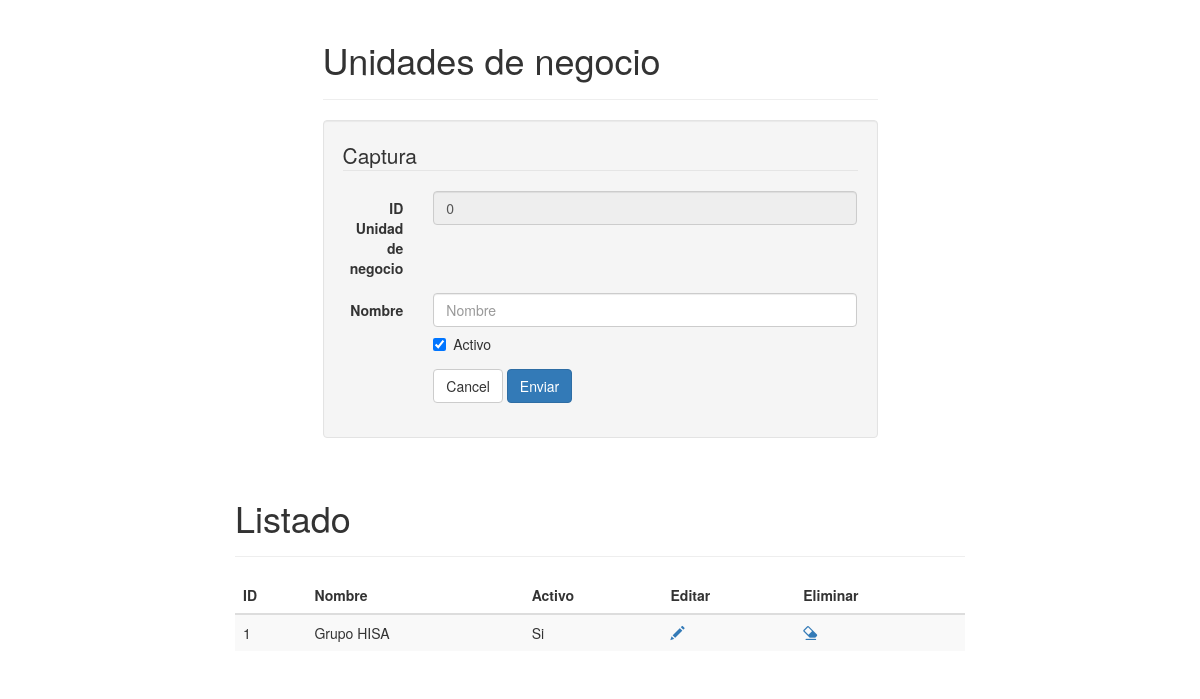
/php/cat_unidad_negocio.php, run on the app's committed database.
### tables this page shows
CREATE TABLE IF NOT EXISTS `unidades_negocio` (
  `cve_unidad_negocio` int(11) NOT NULL,
  `nombre` varchar(50) NOT NULL,
  `activo` bit(1) NOT NULL
);

### php/class/UnidadNegocio.php (called while the page is built, shortened)
<?php
require_once 'UtilDB.php';
class UnidadNegocio {
    private $cve_unidad_negocio;
    private $nombre;
    function __construct() {
        $nargs = func_num_args();
    }
    private function limpiar() {
        $this->cve_unidad_negocio = 0;
        $this->nombre = "";
    }
    function getCve_unidad_negocio() {
        return $this->cve_unidad_negocio;
    }
    function getNombre() {
        return $this->nombre;
    }
}

### php/class/UtilDB.php (called while the page is built, shortened)
<?php
class UtilDB {
    private static $servername = "mysql.hostinger.es";
    private static $username = "u798069583_ovc";
    private static $password = "9811977";
    private static $database = "u798069583_ovc";
    static function getConnection() {
        try {
            $cnxString = "mysql:host=" . UtilDB::$servername . ";dbname=" . UtilDB::$database;
            $params = array(PDO::MYSQL_ATTR_INIT_COMMAND => "SET NAMES utf8", PDO::ATTR_ERRMODE => PDO::ERRMODE_EXCEPTION, PDO::ATTR_CASE => PDO::CASE_LOWER);
            $cnx = new PDO($cnxString, UtilDB::$username, UtilDB::$password, $params);
        } catch (PDOException $e) {
            echo "Connection failed: " . $e->getMessage();
        }
        return $cnx;
    }
    static function ejecutaConsulta($sql) {
        $cnx = UtilDB::getConnection();
        $rst = $cnx->query($sql);
        return $rst;
    }
}

### php/cat_unidad_negocio.php (the view, shortened to what this page needs)
<?php
require_once 'class/UnidadNegocio.php';
$un = new UnidadNegocio();
$sql = "SELECT * FROM unidades_negocio ORDER BY cve_unidad_negocio";
$rst = UtilDB::ejecutaConsulta($sql);
?>
<!DOCTYPE html>
<html lang="es">
    <head>
        <link href="../twbs/bootstrap-3.3.5-dist/css/bootstrap.min.css" rel="stylesheet"/>
    </head>
    <body>
        <div class="container">
            <div class="row">
                <div class="col-md-6 col-md-offset-3">
                    <div class="page-header">
                        <h1 id="forms">Unidades de negocio</h1>
                    </div>
                </div>
            </div>
            <div class="row">
                <div class="col-md-6 col-md-offset-3">
                    <div class="well bs-component">
                        <form id="frm_captura" name="frm_captura" class="form-horizontal" method="post" action="<?php echo htmlspecialchars($_SERVER["PHP_SELF"]); ?>">
                            <fieldset>
                                <legend>Captura</legend>
                                <div class="form-group">
                                    <label for="txtCveUnidadNegocio" class="col-lg-2 control-label">ID Unidad de negocio</label>
                                    <div class="col-lg-10">
                                        <input type="text" class="form-control" id="txtCveUnidadNegocio" name="txtCveUnidadNegocio" placeholder="ID Unidad de negocio" readonly value="<?php echo($un != NULL ? $un->getCve_unidad_negocio():""); ?>">
                                    </div>
                                </div>
                                <div class="form-group">
                                    <label for="txtNombre" class="col-lg-2 control-label">Nombre</label>
                                    <div class="col-lg-10">
                                        <input type="text" class="form-control" id="txtNombre" name="txtNombre" placeholder="Nombre" value="<?php echo($un != NULL ? $un->getNombre():""); ?>">
                                        <div class="checkbox">
                                            <label>
                                                <input type="checkbox" id="cbxActivo" name="cbxActivo" <?php echo($un != NULL ? ($un->getCve_unidad_negocio() != 0 ? ($un->getActivo() ? "checked" : "") : "checked"):""); ?>> Activo
                                            </label>
                                        </div>
                                    </div>
                                </div>
                                <div class="form-group">
                                    <div class="col-lg-10 col-lg-offset-2">
                                        <button type="button" class="btn btn-default" onclick="limpiar();">Cancel</button>
                                        <button type="button" class="btn btn-primary" onclick="grabar();">Enviar</button>
                                    </div>
                                </div>
                            </fieldset>
                        </form>
                    </div>
                </div>
            </div>
            <?php if($rst->rowCount() > 0){?>
            <div class="col-md-8 col-md-offset-2">
                <div class="page-header">
                    <h1 id="tables">Listado</h1>
                </div>
                <div class="bs-component">
                    <table class="table table-striped table-hover ">
                        <thead>
                            <tr>
                                <th>ID</th>
                                <th>Nombre</th>
                                <th>Activo</th>
                                <th>Editar</th>
                                <th>Eliminar</th>
                            </tr>
                        </thead>
                        <tbody>
                            <?php foreach ($rst as $row){?>
                            <tr>
                                <td><?php echo($row['cve_unidad_negocio']);?></td>
                                <td><?php echo($row['nombre']);?></td>
                                <td><?php echo($row['activo'] == 1 ? "Si":"No");?></td>
                                <td><a href="javascript:void(0);" onclick="editar(<?php echo($row['cve_unidad_negocio']);?>);"><span class="glyphicon glyphicon-pencil"></span></a></td>
                                <td><a href="javascript:void(0);" onclick="if(confirm('¿Está realmente seguro de eliminar este registro?')){eliminar(<?php echo($row['cve_unidad_negocio']);?>);}else{ return false;};"><span class="glyphicon glyphicon-erase"></span></a></td>
                            </tr>
                            <?php } $rst->closeCursor();?>
                        </tbody>
                    </table>
                </div>
            </div>
            <?php }?>
        </div>
    </body>
</html>

### data on the page
unidades_negocio: cve_unidad_negocio "1", nombre "Grupo HISA", activo "Si"
